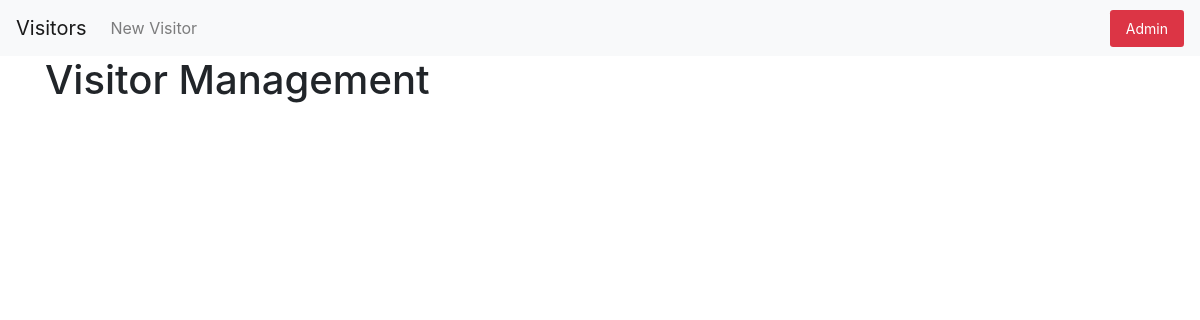
Before: / with the older database file.
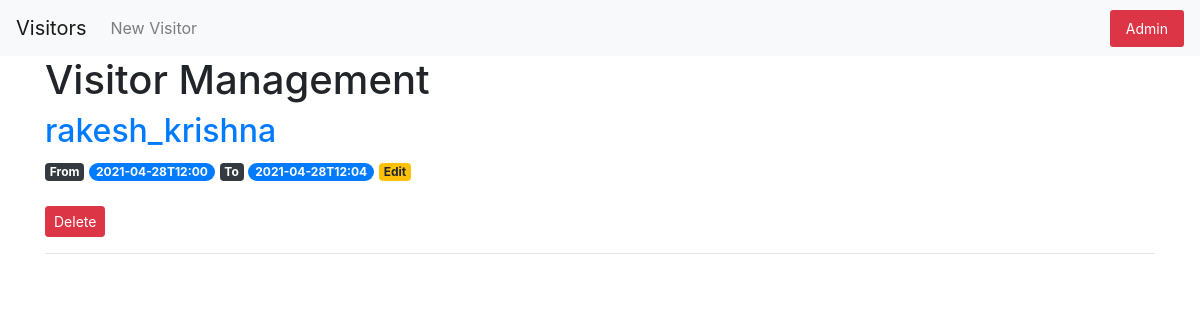
After: the same page with the newer database file.
### tables this page shows
CREATE TABLE posts (
    id INTEGER PRIMARY KEY AUTOINCREMENT,
    created TIMESTAMP NOT NULL DEFAULT (datetime('now','localtime')),
    username TEXT NOT NULL,
    reason TEXT NOT NULL,
    whom_to_meet TEXT,
    exit TIMESTAMP
);

### main.py (the view)
@app.route('/')
def index():
    conn = get_db_connection()
    posts = conn.execute('SELECT * FROM posts').fetchall()
    conn.close()
    posts.reverse()
    return render_template('index.html', posts=posts)

### main.py (called while the page is built)
def get_db_connection():
    conn = sqlite3.connect('database.db')
    conn.row_factory = sqlite3.Row
    return conn

### templates/index.html (shortened to what this page needs)
{% extends 'base.html' %}
{% block content %}
    <h1>{% block title %} Visitor Management {% endblock %}</h1>
    {% for post in posts %}
        <a href="{{ url_for('post', post_id=post['id']) }}">
            <h2>{{ post['username'] }}</h2>
        </a>
        <span class="badge badge-dark">From</span>
        <span class="badge badge-pill badge-primary">{{ post['created'] }}</span>
        <span class="badge badge-dark">To</span>
        <span class="badge badge-pill badge-primary">{{ post['exit'] }}</span>
        <a href="{{ url_for('edit', id=post['id']) }}">
            <span class="badge badge-warning">Edit</span>
        </a>
        <br>
        <br>
        <form action="{{ url_for('delete', id=post['id']) }}" method="POST">
            <input type="submit" value="Delete"
                    class="btn btn-danger btn-sm"
                    onclick="return confirm('Are you sure you want to delete this post?')">
        </form>
        <hr>
    {% endfor %}
{% endblock %}

Changed rows visible on the page:
added posts: username "rakesh_krishna", created "2021-04-28T12:00", exit "2021-04-28T12:04"
